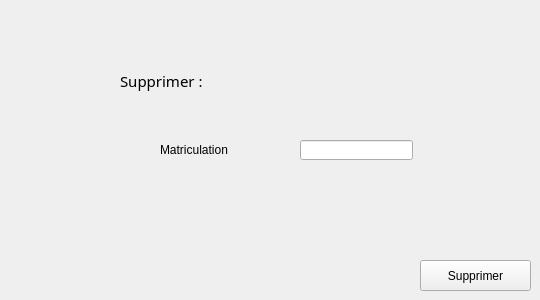
     <widget class="QWidget" name="Supprimer_2">
      <attribute name="title">
       <string>Supprimer</string>
      </attribute>
      <widget class="QLineEdit" name="lineEdit_matSupp">
       <property name="geometry">
        <rect>
         <x>300</x>
         <y>140</y>
         <width>113</width>
         <height>20</height>
        </rect>
       </property>
      </widget>
      <widget class="QLabel" name="matriculation_s">
       <property name="geometry">
        <rect>
         <x>160</x>
         <y>140</y>
         <width>131</width>
         <height>20</height>
        </rect>
       </property>
       <property name="text">
        <string>Matriculation </string>
       </property>
      </widget>
      <widget class="QPushButton" name="pushButton_supprimer">
       <property name="geometry">
        <rect>
         <x>420</x>
         <y>260</y>
         <width>111</width>
         <height>31</height>
        </rect>
       </property>
       <property name="text">
        <string>Supprimer</string>
       </property>
      </widget>
      <widget class="QLabel" name="Supprimer_3">
       <property name="geometry">
        <rect>
         <x>120</x>
         <y>70</y>
         <width>211</width>
         <height>21</height>
        </rect>
       </property>
       <property name="font">
        <font>
         <family>MS Reference Sans Serif</family>
         <pointsize>11</pointsize>
        </font>
       </property>
       <property name="text">
        <string>Supprimer :</string>
       </property>
      </widget>
     </widget>
